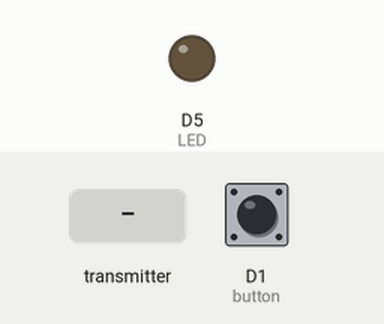
The program below on a simulated ESP8266 (Wemos D1 mini). On the bench: output pins drawn as LEDs (lit = HIGH). Inputs (shaded band) come from the test bench; at power-on: D1 (button) HIGH.

Above: at 1.2 s.
1.3 s: the transmitter starts sending b = 0
At 2.0 s:
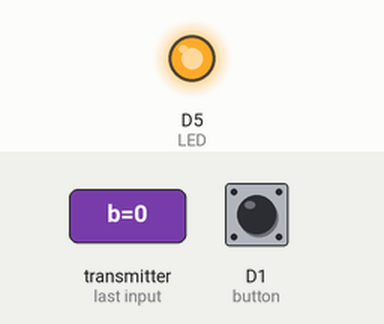
Timing chart, 0 to 4.3 s (numbered marks = the images above; inputs shaded):
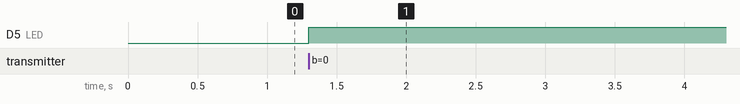

The program:

main.cpp
```cpp
#include <Arduino.h>
#include <ESP8266WiFi.h>
#include <espnow.h>

const char LED = D5;
const char button = D1;
int LEDSTATE = 0;
uint8_t broadcastAddress[] = {0xAC, 0x0B, 0xFB, 0xDC, 0x91, 0x79};

typedef struct struct_message {
    int b;
} struct_message;

typedef struct struct_answer{
  int ledS;
}struct_answer;

struct_message myData;
struct_answer ledData;

void OnDataRecv(uint8_t * mac, uint8_t *incomingData, uint8_t len) {
  memcpy(&myData, incomingData, sizeof(myData));
  LEDSTATE = myData.b;
  digitalWrite(LED, HIGH);
}

void OnDataSent(uint8_t *mac_addr, uint8_t sendStatus) {
  Serial.print("Last Packet Send Status: ");
  if (sendStatus == 0){
    Serial.println("Delivery success");
  }
  else{
    Serial.println("Delivery fail");
  }
}

void setup() {
  pinMode(button,INPUT_PULLUP);
  pinMode(LED, OUTPUT);
  Serial.begin(115200);
  WiFi.mode(WIFI_STA);

  if (esp_now_init() != 0) {
    Serial.println("Error initializing ESP-NOW");
    return;
  }

  esp_now_set_self_role(ESP_NOW_ROLE_COMBO);
  esp_now_register_recv_cb(OnDataRecv);
  esp_now_register_send_cb(OnDataSent);

  esp_now_add_peer(broadcastAddress, ESP_NOW_ROLE_COMBO, 1, NULL, 0);
}

void loop(){
  if(digitalRead(button)==HIGH && LEDSTATE==1){
    ledData.ledS = 0;
    esp_now_send(broadcastAddress, (uint8_t *) &ledData, sizeof(ledData));
    digitalWrite(LED, LOW);
    LEDSTATE=0;
    delay(500);
  }
}
```

Measured:
- after the input at 1.3 s, D5 (LED): LOW → HIGH at once
